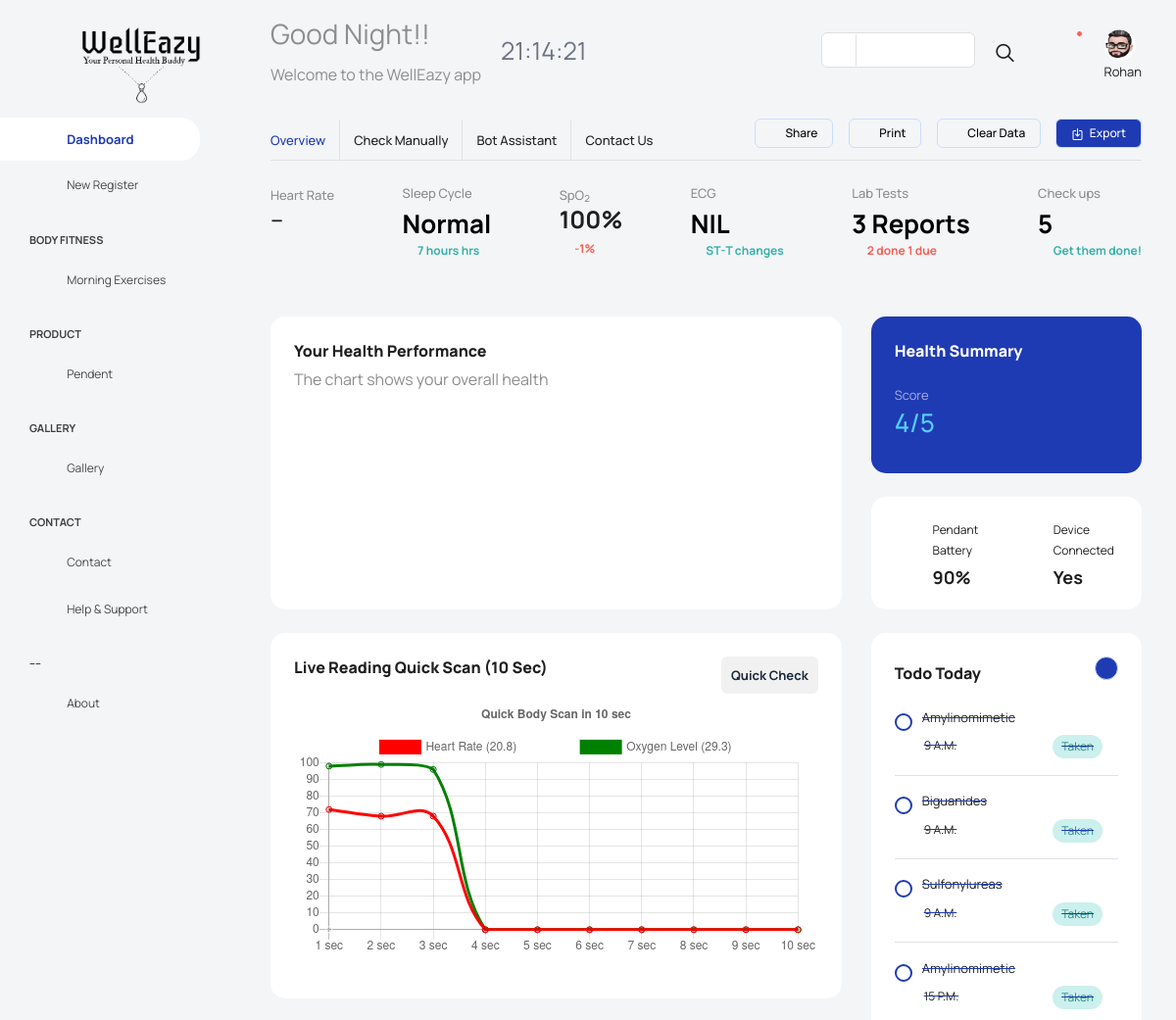
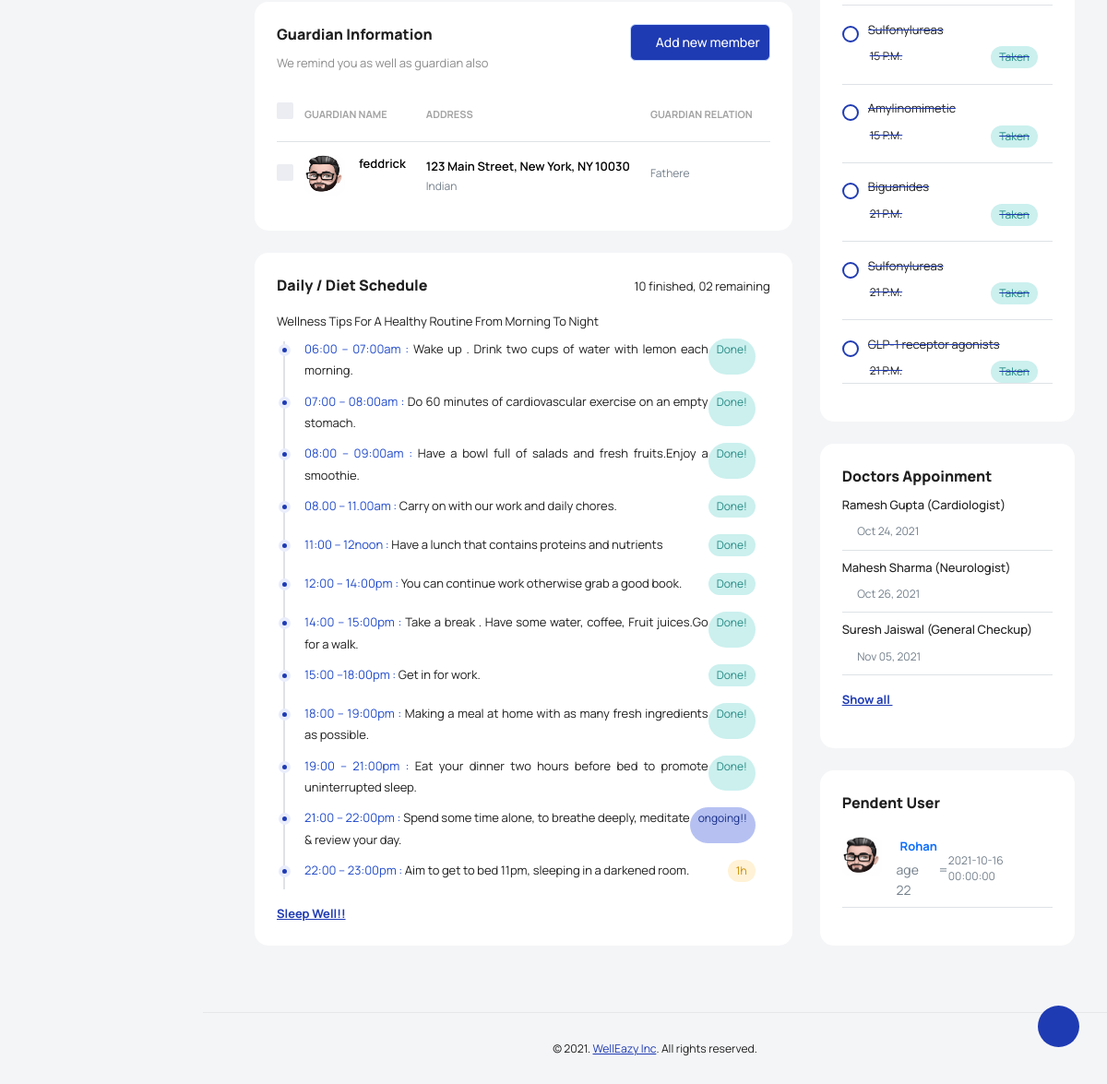
/Rohan, run on an earlier commit of the app's database (2 pictures, top to bottom).
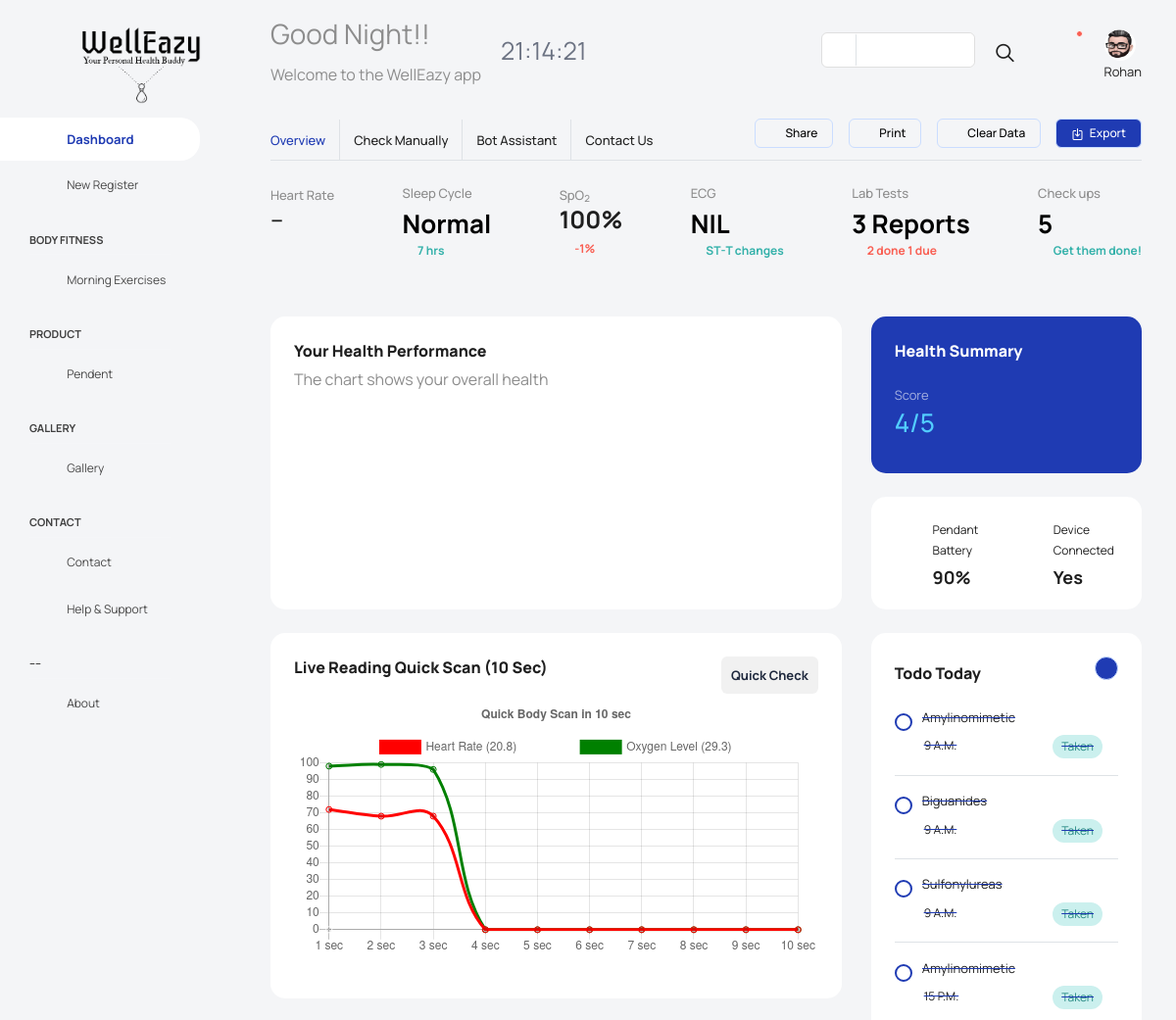
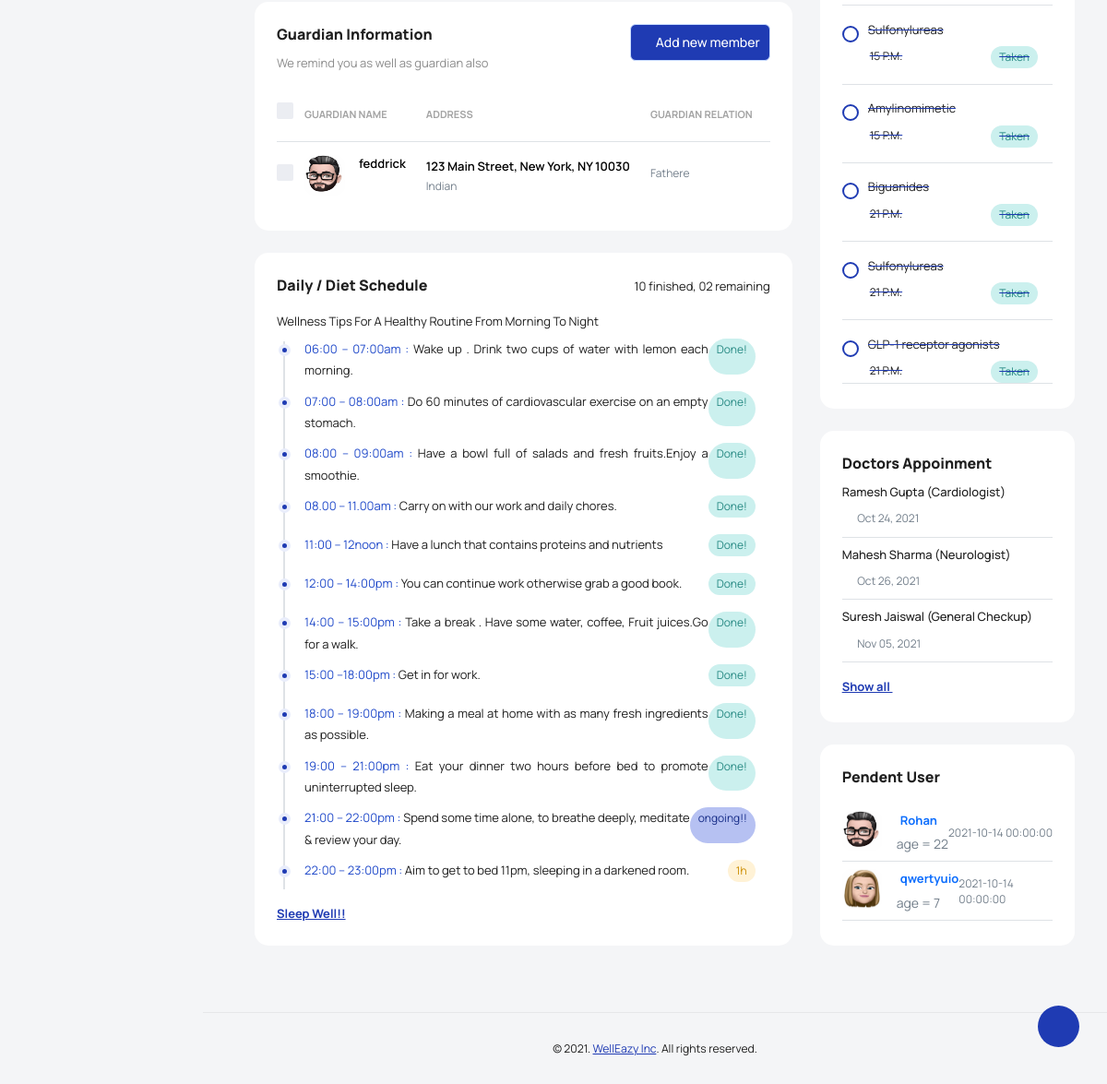
And on a later commit of the database (2 pictures, top to bottom).
### app.py (models this page shows, shortened)
class bodycheckup(db.Model):
    sno = db.Column(db.Integer, primary_key=True)
    Name = db.Column(db.String(30))
    Heartbeat = db.Column(db.String(30))
    Spo2 = db.Column(db.String(30))
    sleep = db.Column(db.String(100))
    diabetes = db.Column(db.String(30))
    today = date.today()
    datejoined = db.Column(db.DateTime, default=today)

class Registration(db.Model):
    sno = db.Column(db.Integer, primary_key=True)
    name = db.Column(db.String(30))
    age = db.Column(db.Integer)
    email = db.Column(db.String(200))
    dob = db.Column(db.String(200))
    gender = db.Column(db.String(200))
    address = db.Column(db.String(200))
    phone = db.Column(db.String(200))
    guardianName = db.Column(db.String(200))
    guardianage = db.Column(db.Integer)
    guardianRelation = db.Column(db.String(200))
    guardianaddress = db.Column(db.String(200))
    guardianage = db.Column(db.Integer)
    guardianphone = db.Column(db.String(200))
    today = date.today()
    datejoined = db.Column(db.DateTime, default=today)

### app.py (the view)
@app.route('/<string:name>', methods=['GET', 'POST'])
def userpage(name):
    Users = Registration.query.all()
    Patientupdatedata = bodycheckup.query.all()
    Guardianaddmember = Guardianaddmemberlist.query.all()
    for data in Users:
        if(data.name == name or name in data.name):
            print('yes')
            return render_template('index.html', Users=Users, lastcheckupdata=Patientupdatedata[-1], userlogin=data, Guardianaddmember=Guardianaddmember)
    return flask.redirect('/')

### templates/index.html (shortened to what the changed rows need)
{% extends 'base.html' %}
{% block content %}
<div class="tab-content tab-content-basic">
  <div class="tab-pane fade show active" id="overview" role="tabpanel" aria-labelledby="overview">
    <div class="row">
      <div class="col-sm-12">
        <div class="statistics-details d-flex align-items-center justify-content-between">
          <div>
            <p class="text-success d-flex"><i class="mdi mdi-weather-night"></i><span>{{lastcheckupdata.sleep}}
                hrs</span></p>
          </div>
        </div>
      </div>
    </div>
    <div class="row">
      <div class="col-lg-4 d-flex flex-column">
        <div class="row flex-grow">
          <div class="col-md-6 col-lg-12 grid-margin stretch-card">
            <div class="card bg-primary card-rounded">
              <div class="card-body pb-0">
                <div class="row">
                  <div class="col-sm-4">
                    <h2 class="text-info">4/5</h2>
                  </div>
                </div>
              </div>
            </div>
          </div>
        </div>
      </div>
    </div>
    <div class="row">
      <div class="col-lg-8 d-flex flex-column">
        <div class="row flex-grow">
          <div class="col-12 grid-margin stretch-card">
            <div class="card card-rounded">
              <div class="card-body">
                <div class="table-responsive  mt-1">
                  <table class="table select-table">
                    <thead>
                      <tr>
                        <th>
                          <div class="form-check form-check-flat mt-0">
                          </div>
                        </th>
                        <th>Guardian Name</th>
                        <th>Address</th>
                        <th>Guardian Relation</th>
                      </tr>
                    </thead>
                    <tbody>
                      <tr>
                        <td>
                          <div class="d-flex ">
                            <div>
                              <h6>{{userlogin.guardianName}}</h6>
                            </div>
                          </div>
                        </td>
                        <td>
                          <h6>{{userlogin.guardianaddress}}</h6>
                          <p>Indian</p>
                        </td>
                        <td>
                          <div>
                            <div class="d-flex justify-content-between align-items-center mb-1 max-width-progress-wrap">
                              <p>{{userlogin.guardianRelation}}e</p>
                            </div>
                          </div>
                        </td>
                      </tr>
                    </tbody>
                  </table>
                </div>
              </div>
            </div>
          </div>
        </div>
      </div>
      <div class="col-lg-4 d-flex flex-column">
        <div class="row flex-grow">
          <div class="col-12 grid-margin stretch-card">
            <div class="card card-rounded">
              <div class="card-body">
                <div class="row">
                  <div class="col-lg-12">
                    <div class="mt-3">
                      {% for user in Users %}
                      <a href=/{{user.name}} style="text-decoration: none;">
                        <div
                          class="blockhover wrapper d-flex align-items-center justify-content-between py-2 border-bottom">
                          <div class="d-flex">
                            <img class="img-sm rounded-10" src="static/images/faces/{{loop.index}}.png"
                              alt="profile">
                            <div class="wrapper ms-3">
                              <p class="ms-1 mb-1 fw-bold">{{user.name}}</p>
                              <small class="text-muted mb-0">age = {{user.age}}</small>
                            </div>
                          </div>
                          <div class="text-muted text-small">
                            {{user.datejoined}}
                          </div>
                        </div>
                      </a>
                      {% endfor %}
                    </div>
                  </div>
                </div>
              </div>
            </div>
          </div>
        </div>
      </div>
    </div>
  </div>
</div>
</div>
</div>
</div>
</div>
{% endblock %}

### templates/base.html (shortened to what the changed rows need)
<!DOCTYPE html>
<html lang="en">
<head>
    <link rel="stylesheet" href="static/vendors/feather/feather.css">
    <link rel="stylesheet" href="static/vendors/mdi/css/materialdesignicons.min.css">
    <link rel="stylesheet" href="static/vendors/ti-icons/css/themify-icons.css">
    <link rel="stylesheet" href="static/vendors/typicons/typicons.css">
    <link rel="stylesheet" href="static/vendors/simple-line-icons/css/simple-line-icons.css">
    <link rel="stylesheet" href="static/vendors/css/vendor.bundle.base.css">
    <link rel="stylesheet" href="static/vendors/datatables.net-bs4/dataTables.bootstrap4.css">
    <link rel="stylesheet" href="static/js/select.dataTables.min.css">
    <link rel="stylesheet" href="static/css/vertical-layout-light/style.css">
</head>
<body onload="startTime()">
    <div class="container-scroller">
        <nav class="navbar default-layout col-lg-12 col-12 p-0 fixed-top d-flex align-items-top flex-row">
            <div class="navbar-menu-wrapper d-flex align-items-top">
                <ul class="navbar-nav">
                    <li class="nav-item font-weight-semibold d-none d-lg-block ms-0">
                        <h1 id="greeting" class="welcome-text"></h1>
                    </li>
                </ul>
                <ul class="navbar-nav ms-auto">
                    <li class="nav-item dropdown d-none d-lg-block user-dropdown">
                        <a class="nav-link" id="UserDropdown" href="#" data-bs-toggle="dropdown" aria-expanded="false">
                            <img class="img-xs rounded-circle" src="static/images/faces/1.png" alt="Profile image">
                            <p class="mb-1 mt-3 font-weight-semibold"
                                style="    margin-bottom: -0.75rem !important; margin-top: 1px !important;">
                                {{userlogin.name}}</p>
                        </a>
                    </li>
                </ul>
            </div>
        </nav>
        <div class="container-fluid page-body-wrapper" style="background-color: #f4f5f7;">
            <div class="main-panel">
                <div class="content-wrapper">
                    <div class="row">
                        <div class="col-sm-12">
                            <div class="home-tab">
                                {% block content %}{% endblock %}
                            </div>
                        </div>
                    </div>
                    <script>
                        var xValues = ["Fruits and Vegitable", "Fibre-rich Carbohydrate", "Protein", "Fats"];
                        var yValues = [40, 25, 25, 10];
                        var barColors = ["red", "green", "blue", "orange"];
                        new Chart("mydoghnut", {
                            type: "pie",
                            data: {
                                datasets: [{
                                    backgroundColor: barColors,
                                    data: yValues
                                }],
                                labels: xValues
                            },
                            options: {
                                title: {
                                    display: true,
                                    text: "Balance Diet"
                                }
                            }
                        });
                    </script>
</body>
</html>

What changed in the data, as far as the page shows it:
no longer on this page (row edited): bodycheckup: sleep "7 hours"
changed Registration "Rohan": datejoined "2021-10-16 00:00:00" → "2021-10-14 00:00:00"
added bodycheckup: sleep "7"
added Registration: shows a picture, name "qwertyuio", age "7", datejoined "2021-10-14 00:00:00"
